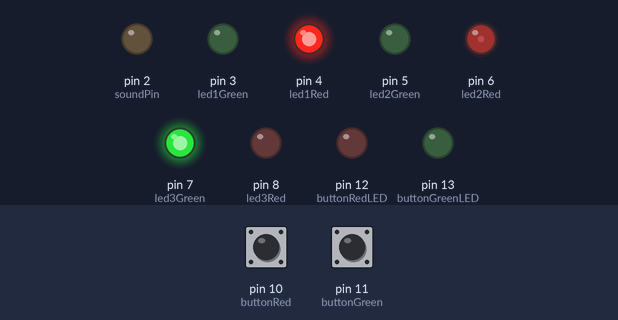
Bench run of a sketch on a simulated Arduino Uno, built with avr-gcc and run on an emulated ATmega328P. On the bench: output pins drawn as LEDs (lit = HIGH). Inputs (shaded band) come from the test bench; at power-on: pin 10 (buttonRed) HIGH, pin 11 (buttonGreen) HIGH.

Above: at 1.2 s.
1.3 s: pin 10 (buttonRed) pulsed LOW 2 times (0.12 s each, 0.3 s apart)
At 2.8 s:
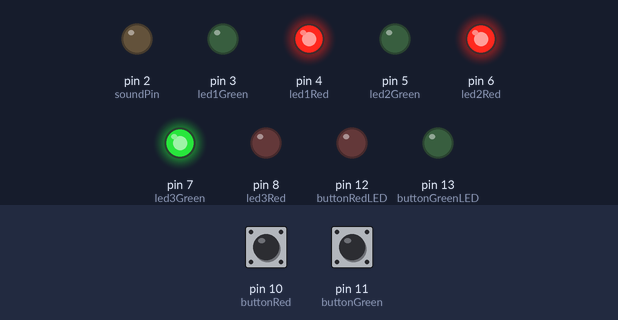
3.4 s: pin 11 (buttonGreen) pulled LOW for 0.15 s
At 4.0 s:
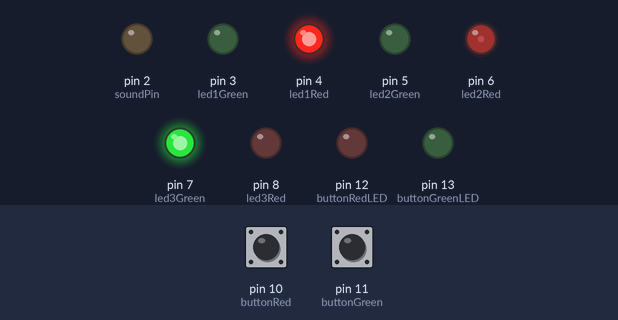
5.0 s: pin 10 (buttonRed) pulled LOW for 0.15 s
At 6.5 s:
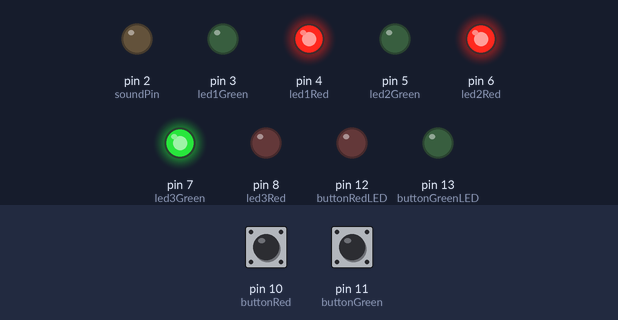
Timing chart, 0 to 8.0 s (numbered marks = the images above; inputs shaded):
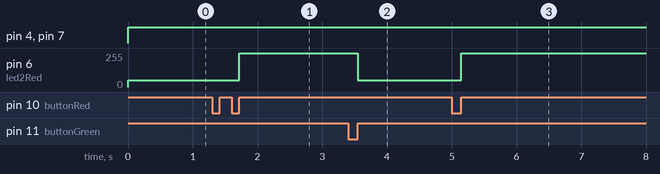

Measured:
- after the input at 1.3 s, pin 6 (led2Red): 50/255 → 255/255 after 0.42 s
- after the input at 3.4 s, pin 6 (led2Red): 255/255 → 50/255 after 0.15 s
- after the input at 5.0 s, pin 6 (led2Red): 50/255 → 255/255 after 0.15 s

The sketch:

Midterm.ino
```cpp
int soundPin= 2;


int buttonGreen = 11;
int buttonRed = 10;

int buttonGreenLED = 13;
int buttonRedLED = 12;


int led1Green = 3;
int led1Red = 4;
int led2Green = 5;
int led2Red = 6;
int led3Green = 7;
int led3Red = 8;

int buttonStart = 9;


int counter = 140;

bool GreenWasPressed = false;
bool RedWasPressed = false;


long prevMillis = 0;
int interval = 1000;
boolean trigger = false;


void setup() {
  // put your setup code here, to run once:

    pinMode(led1Green,OUTPUT);
    pinMode(led2Green,OUTPUT);
    pinMode(led3Green,OUTPUT);
    pinMode(led1Red,OUTPUT);
    pinMode(led2Red,OUTPUT);
    pinMode(led3Red,OUTPUT);
    pinMode(buttonGreenLED,OUTPUT);
    pinMode(buttonRedLED,OUTPUT);
    pinMode(buttonGreen, INPUT);
    pinMode(buttonRed, INPUT);
    pinMode(soundPin, OUTPUT);

    Serial.begin(9600);


}

void loop() {
  // put your main code here, to run repeatedly:
  int GreenButton = digitalRead(buttonGreen);
  int RedButton = digitalRead(buttonRed);


   if(GreenButton == LOW){

      GreenWasPressed = true;

    }

    if(GreenButton == HIGH && GreenWasPressed == true){

      GreenWasPressed = false;

      counter = counter + 10;
    }

   if(RedButton == LOW){

      RedWasPressed = true;

    }

    if(RedButton == HIGH && RedWasPressed == true){

      RedWasPressed = false;

      counter = counter - 10;
    }

 if(counter < 25){
   counter = 0;
         analogWrite(led1Red, 255);
         analogWrite(led2Red, 255);
         analogWrite(led3Red, 255);
         analogWrite(led1Green, 0);
         analogWrite(led2Green, 0);
         analogWrite(led3Green, 0);
            if(counter < -25){
             digitalWrite(buttonRedLED, HIGH);
              analogWrite(led1Red, 255);
               analogWrite(led2Red, 255);
              analogWrite(led3Red, 255);
              analogWrite(led1Green, 0);
               analogWrite(led2Green, 0);
                analogWrite(led3Green, 0);


            }

   }else if(counter >=25 && counter <=120){
         analogWrite(led1Red, 255);
         analogWrite(led2Red, 255);
         analogWrite(led3Green, 255);
         analogWrite(led1Green, 0);
         analogWrite(led2Green, 0);
         analogWrite(led3Red, 0);

     }else if(counter >120 && counter <=200){
         analogWrite(led1Red, 255);
         analogWrite(led2Red, 50);
         analogWrite(led2Green, 0);
         analogWrite(led3Green , 255);
          analogWrite(led1Green, 0);
          analogWrite(led3Red, 0);
         }else if(counter >200 && counter <=255){
         analogWrite(led1Red, 255);
         analogWrite(led2Green, 255);
         analogWrite(led3Green , 255);
         analogWrite(led1Green, 0);
         analogWrite(led2Red, 0);
         analogWrite(led3Red, 0);

    }else if(counter >255){
         //counter = 255;
         analogWrite(led1Green, 255);
         analogWrite(led2Green, 255);
         analogWrite(led3Green, 255);
         analogWrite(led1Red, 0);
         analogWrite(led2Red, 0);
         analogWrite(led3Red, 0);

         if(counter > 275){
          digitalWrite(buttonGreenLED, HIGH);
          analogWrite(led1Green, 255);
          analogWrite(led2Green, 255);
          analogWrite(led3Green, 255);
          analogWrite(led1Red, 0);
          analogWrite(led2Red, 0);
          analogWrite(led3Red, 0);


    }
    }
    }

    //analogWrite(led1,255);
    //analogWrite(led2,255);
    //analogWrite(led3,255);


   /*if(GreenButton == LOW){

        Serial.print("Green BUTTON: ");
        Serial.println(GreenButton);
        digitalWrite(buttonGreenLED, HIGH);
        }

    if(RedButton == LOW){

        Serial.print("Red BUTTON");
        Serial.println(RedButton);
        digitalWrite(buttonRedLED, HIGH);
    }
    if (GreenButton == HIGH && RedButton == HIGH) {
      Serial.println("NO Green");
      digitalWrite(buttonGreenLED, LOW);
      digitalWrite(buttonRedLED, LOW);
    }

   if (resetButton == HIGH) {
      Serial.println("RESET");
    }
    */
```
